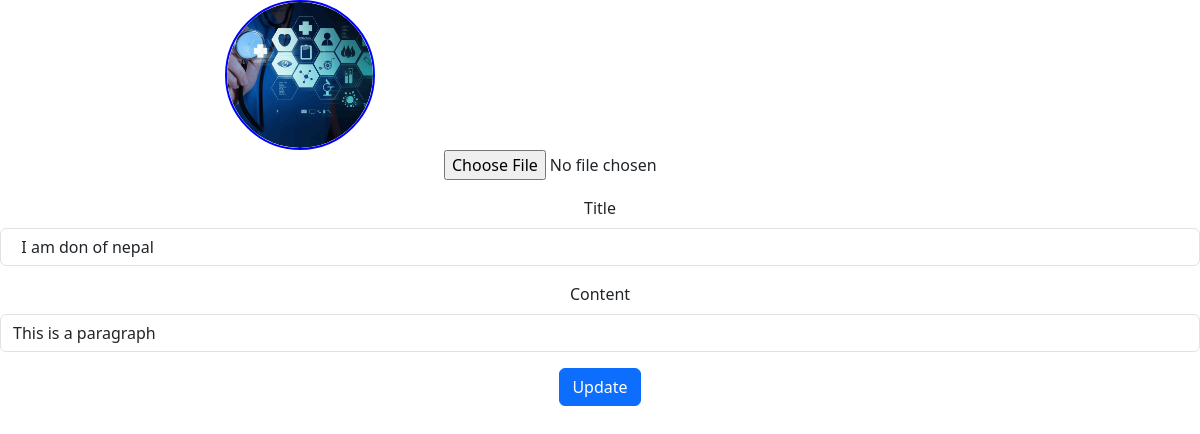
Page /Admin/editslider.php?sliderid=17 on the earlier database version.
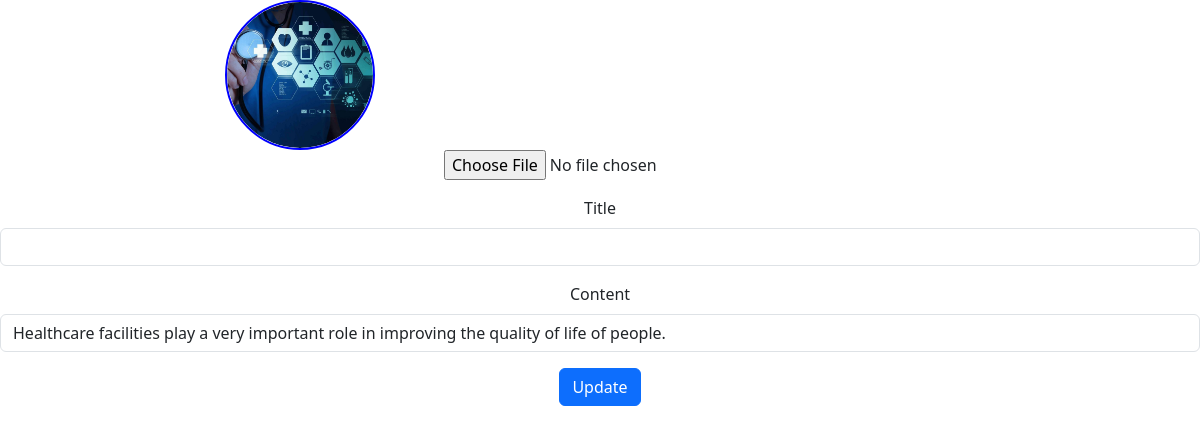
Same page on the later database version.
### tables this page shows
CREATE TABLE `slidertable` (
  `sliderid` int(11) NOT NULL,
  `sliderheading` varchar(255) NOT NULL,
  `sliderparagraph` varchar(255) NOT NULL,
  `sliderimage` varchar(300) NOT NULL
);

### Admin/editslider.php (the view, shortened to what this page needs)
<!doctype html>
<html lang="en">
  <head>
    <link rel="stylesheet" href="../css/editslider.css" />
    <link href="https://cdn.jsdelivr.net/npm/bootstrap@5.3.0-alpha3/dist/css/bootstrap.min.css" rel="stylesheet">
  </head>
  <body>
    <?php
    $sliderheading="";
    $sliderimage="";
    require('../connection.php');
    if (isset($_GET['sliderid']) ){
        $sliderId= $_GET['sliderid'];
        $sql="SELECT *
        FROM slidertable
        WHERE sliderid = '$sliderId'";
      $res=mysqli_query($conn,$sql);
      while($answer=mysqli_fetch_array($res)){
        $sliderheading= $answer['sliderheading'];
        $sliderparagraph=$answer['sliderparagraph'];
        $sliderimage="sliderimages/".$answer['sliderimage'];
      }
}
?>
  <form action="updatesliderquery.php" method="POST" enctype="multipart/form-data">
  <div class="col-md-6">
  <div class="d-flex justify-content-center">
  <div class="rounded-circle overflow-hidden" style="width: 150px; height: 150px; border: 2px solid blue;">
      <img id="changeimg" src=<?=$sliderimage ?> alt='Image'  class="img-fluid rounded-circle" style="object-fit: cover; width: 100%; height: 100%;">
   </div>
   </div>
   </div>
   <div class="edit">
   <input type="file" name="imageFile" id="choosefile"  value="<?php echo $sliderimage ?>">
  <div class="mb-3">
    <label for="title" class="form-label">Title</label>
    <input type="text" name="title" class="form-control" id="title"  value="<?php echo $sliderheading?>">
  </div>
  <div class="mb-3">
    <label for="content" class="form-label">Content</label>
    <input type="text" name="paragraph" class="form-control" id="content"  value="<?php echo $sliderparagraph ?>">
  </div>
   <button type="button" class="btn btn-primary" data-bs-toggle="modal" data-bs-target="#exampleModal">
 Update
</button>
</div>
</form>
</body>
</html>

### css/editslider.css (style rules this page uses)
.edit { text-align: center; }

Differences in the rows shown:
changed slidertable: paragraph "This is a paragraph" → "Healthcare facilities play a very important role in improving the quality of life of people."; title "I am don of nepal" → (not shown)
